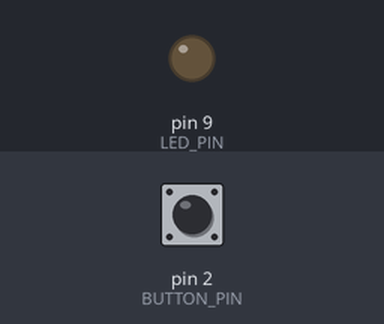
A sketch run on a simulated Arduino Uno, built with avr-gcc and run on an emulated ATmega328P. Shown: output pins drawn as LEDs (lit = HIGH). The test bench sets the inputs (shaded band); at power-on: pin 2 (BUTTON_PIN) HIGH. What the sketch prints to the serial monitor is not drawn.

Above: at 1.2 s.
1.3 s: pin 2 (BUTTON_PIN) pulled LOW for 0.15 s
At 1.8 s:
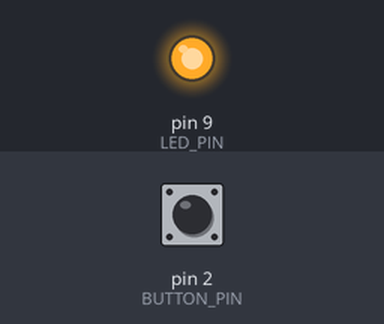
2.9 s: pin 2 (BUTTON_PIN) pulled LOW for 1 s
At 4.2 s:
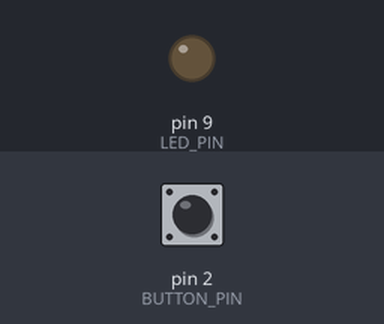
5.4 s: pin 2 (BUTTON_PIN) pulled LOW for 3.2 s
At 6.1 s:
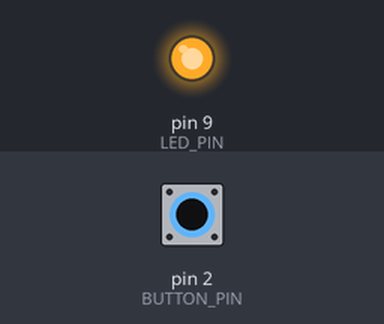
Timing chart, 0 to 8.4 s (numbered marks = the images above; inputs shaded):
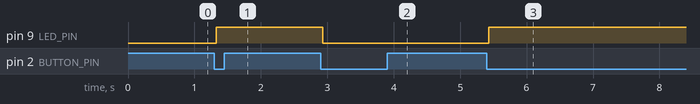

Measured:
- after the input at 1.3 s, pin 9 (LED_PIN): LOW → HIGH at once
- after the input at 2.9 s, pin 9 (LED_PIN): HIGH → LOW at once
- after the input at 5.4 s, pin 9 (LED_PIN): LOW → HIGH at once

The sketch:

u06-button.ino
```cpp
/*
 * U06 · 按鈕：讀取外界的第一步
 *
 * 目標：INPUT_PULLUP 與「去彈跳」。
 * 接線（不需要外接電阻）：
 *   輕觸開關一腳 ── D2
 *   對角那一腳   ── GND
 *   LED 同 U02（D9 串 220Ω）
 *
 * 為什麼不用接電阻？
 *   INPUT_PULLUP 會啟用晶片內部的上拉電阻，平常把腳位拉到 HIGH，
 *   按下去接到 GND 才變 LOW。所以邏輯是反的：LOW = 有按。
 */

const int BUTTON_PIN = 2;
const int LED_PIN = 9;
const unsigned long DEBOUNCE_MS = 30;

bool ledOn = false;
int lastReading = HIGH;
unsigned long lastChangeAt = 0;

void setup() {
  pinMode(BUTTON_PIN, INPUT_PULLUP);
  pinMode(LED_PIN, OUTPUT);
  Serial.begin(9600);
}

void loop() {
  int reading = digitalRead(BUTTON_PIN);

  // 機械接點在接觸瞬間會抖動好幾次，30 毫秒內的變化一律不算數
  if (reading != lastReading) {
    lastChangeAt = millis();
    lastReading = reading;
  }

  static int stableState = HIGH;
  if (millis() - lastChangeAt > DEBOUNCE_MS && reading != stableState) {
    stableState = reading;
    if (stableState == LOW) {          // LOW 代表按下去了
      ledOn = !ledOn;                  // 每按一次就切換一次
      digitalWrite(LED_PIN, ledOn ? HIGH : LOW);
      Serial.println(ledOn ? "燈亮" : "燈滅");
    }
  }
}

/*
 * 拿掉去彈跳試試看
 *   把 DEBOUNCE_MS 改成 0，再按幾次。
 *   會發現有時候按一下燈卻切換了兩三次 —— 那就是接點彈跳。
 */
```
